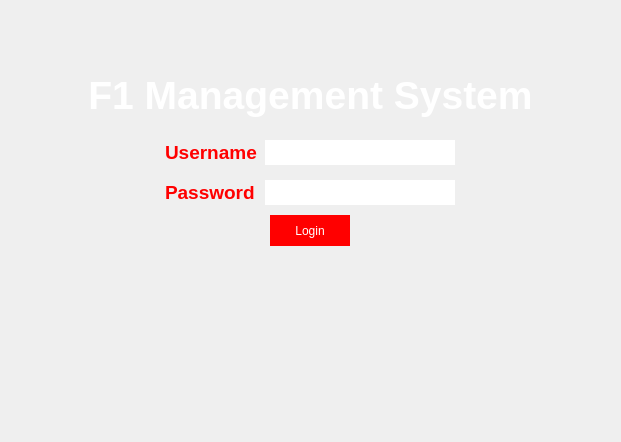
<?xml version="1.0" encoding="UTF-8"?>
<ui version="4.0">
 <class>F1_SystemClass</class>
 <widget class="QMainWindow" name="F1_SystemClass">
  <property name="geometry">
   <rect>
    <x>0</x>
    <y>0</y>
    <width>621</width>
    <height>442</height>
   </rect>
  </property>
  <property name="windowTitle">
   <string>F1 Tournament Management System</string>
  </property>
  <property name="styleSheet">
   <string notr="true"/>
  </property>
  <widget class="QWidget" name="centralWidget">
   <property name="styleSheet">
    <string notr="true">
	background-image: url(../backgroundLogin.jpg);</string>
   </property>
   <widget class="QLabel" name="titleLabel">
    <property name="geometry">
     <rect>
      <x>10</x>
      <y>60</y>
      <width>601</width>
      <height>71</height>
     </rect>
    </property>
    <property name="font">
     <font>
      <pointsize>29</pointsize>
      <weight>75</weight>
      <bold>true</bold>
     </font>
    </property>
    <property name="styleSheet">
     <string notr="true">background: none;
color: white;
</string>
    </property>
    <property name="text">
     <string>F1 Management System</string>
    </property>
    <property name="alignment">
     <set>Qt::AlignCenter</set>
    </property>
   </widget>
   <widget class="QGroupBox" name="groupBox">
    <property name="geometry">
     <rect>
      <x>150</x>
      <y>120</y>
      <width>320</width>
      <height>161</height>
     </rect>
    </property>
    <property name="font">
     <font>
      <pointsize>8</pointsize>
     </font>
    </property>
    <property name="styleSheet">
     <string notr="true">background: transparent;
border: 0;</string>
    </property>
    <property name="title">
     <string/>
    </property>
    <widget class="QLabel" name="usernameLabel">
     <property name="geometry">
      <rect>
       <x>15</x>
       <y>20</y>
       <width>100</width>
       <height>25</height>
      </rect>
     </property>
     <property name="font">
      <font>
       <pointsize>14</pointsize>
       <weight>75</weight>
       <bold>true</bold>
      </font>
     </property>
     <property name="styleSheet">
      <string notr="true">color: red;</string>
     </property>
     <property name="text">
      <string>Username</string>
     </property>
    </widget>
    <widget class="QLabel" name="passwordLabel">
     <property name="geometry">
      <rect>
       <x>15</x>
       <y>60</y>
       <width>100</width>
       <height>25</height>
      </rect>
     </property>
     <property name="font">
      <font>
       <pointsize>14</pointsize>
       <weight>75</weight>
       <bold>true</bold>
      </font>
     </property>
     <property name="styleSheet">
      <string notr="true">color: red;</string>
     </property>
     <property name="text">
      <string>Password</string>
     </property>
    </widget>
    <widget class="QLineEdit" name="usernameInputField">
     <property name="geometry">
      <rect>
       <x>115</x>
       <y>20</y>
       <width>190</width>
       <height>25</height>
      </rect>
     </property>
     <property name="font">
      <font>
       <pointsize>14</pointsize>
      </font>
     </property>
     <property name="styleSheet">
      <string notr="true">border: 1px solid white;
background: white;
</string>
     </property>
    </widget>
    <widget class="QLineEdit" name="passwordInputField">
     <property name="geometry">
      <rect>
       <x>115</x>
       <y>60</y>
       <width>190</width>
       <height>25</height>
      </rect>
     </property>
     <property name="font">
      <font>
       <pointsize>14</pointsize>
      </font>
     </property>
     <property name="styleSheet">
      <string notr="true">border: 1px solid white;
background: white;
</string>
     </property>
     <property name="echoMode">
      <enum>QLineEdit::Password</enum>
     </property>
    </widget>
    <widget class="QPushButton" name="loginPushButton">
     <property name="geometry">
      <rect>
       <x>120</x>
       <y>95</y>
       <width>80</width>
       <height>31</height>
      </rect>
     </property>
     <property name="styleSheet">
      <string notr="true">background: red; color: white;</string>
     </property>
     <property name="text">
      <string>Login</string>
     </property>
    </widget>
   </widget>
   <widget class="QLabel" name="label">
    <property name="geometry">
     <rect>
      <x>140</x>
      <y>290</y>
      <width>321</width>
      <height>81</height>
     </rect>
    </property>
    <property name="font">
     <font>
      <pointsize>11</pointsize>
      <weight>75</weight>
      <bold>true</bold>
     </font>
    </property>
    <property name="styleSheet">
     <string notr="true">background: transparent; color: white;</string>
    </property>
    <property name="text">
     <string/>
    </property>
    <property name="alignment">
     <set>Qt::AlignCenter</set>
    </property>
   </widget>
  </widget>
 </widget>
 <layoutdefault spacing="6" margin="11"/>
 <resources>
  <include location="f1_system.qrc"/>
 </resources>
 <connections/>
</ui>
